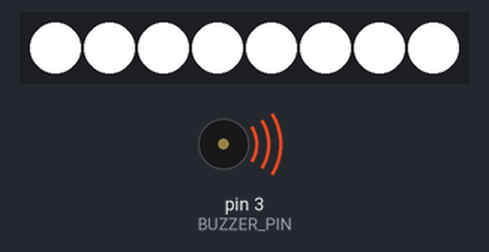
A sketch run on a simulated Arduino Uno, built with avr-gcc and run on an emulated ATmega328P. Parts: 8 RGB LEDs in strip order, left to right, buzzer (waves = sounding). What the sketch prints to the serial monitor is not drawn.

Above: at 0.1 s.
At 1.1 s:
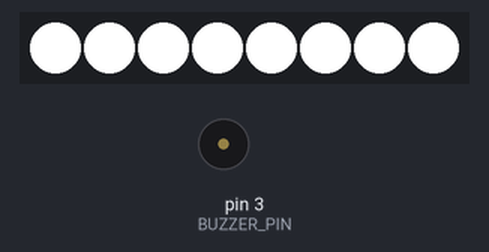
Timing chart, 0 to 130.0 s (numbered marks = the images above):
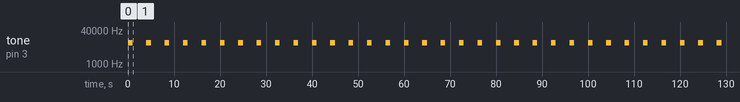

The sketch:

buzzer_test.ino
```cpp
#include <Adafruit_NeoPixel.h>

#define BUZZER_PIN 3 // Buzzer control pin

#define PIX_PIN 6 // Neopixel control pin
#define PIX_COUNT 8 // Number of NeoPixels

// Initialize Neopixel strip
Adafruit_NeoPixel strip(PIX_COUNT, PIX_PIN);

// Define NeoPixel white light color
uint32_t white = strip.Color(255, 255, 255);

int freq;

void setup() {
  // Setup neopixel strip
  strip.begin();
  strip.show(); // Initialize all pixels to 'off'

  // Initialize buzzer pin
  pinMode(BUZZER_PIN, OUTPUT); // Buzzer

  // Buzzer frequency
  freq = 10;
  freq *= 1000;

  // Initialize serial communication
  Serial.begin(9600);
}

void loop() {

  strip.fill(white); // Turn all pixels white
  strip.show(); // Push data to NeoPixel
  Serial.println("on");

  // Play buzzer for 1 seconds
  tone(BUZZER_PIN, freq);
  delay(1000);

  // Turn off buzzer for 3 second
  noTone(BUZZER_PIN);
  delay(3000);
}
```

Measured:
- by itself, tone on pin 3 (BUZZER_PIN): alternates 10000 Hz for 1.0 s and silent for 3.0 s
